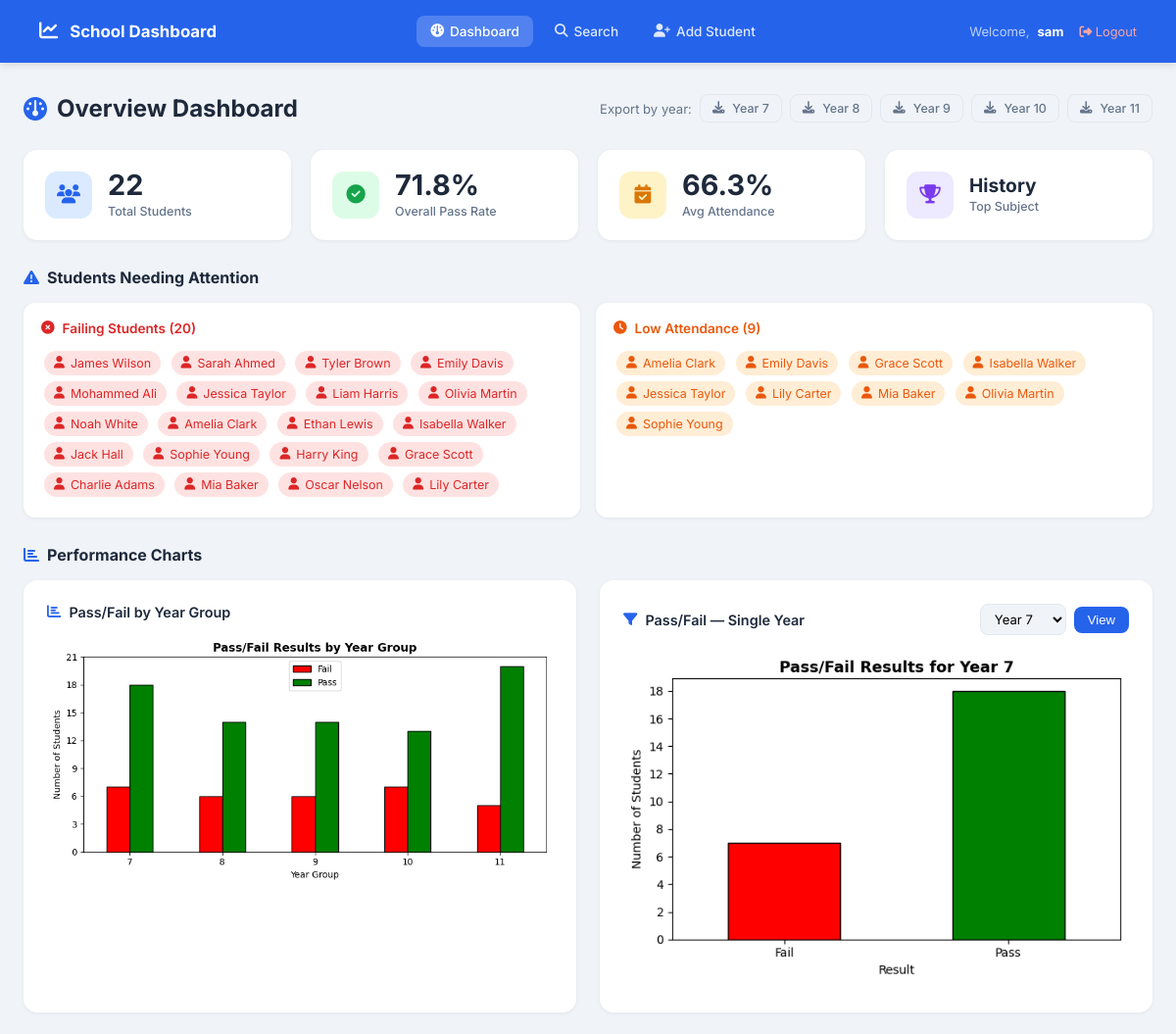
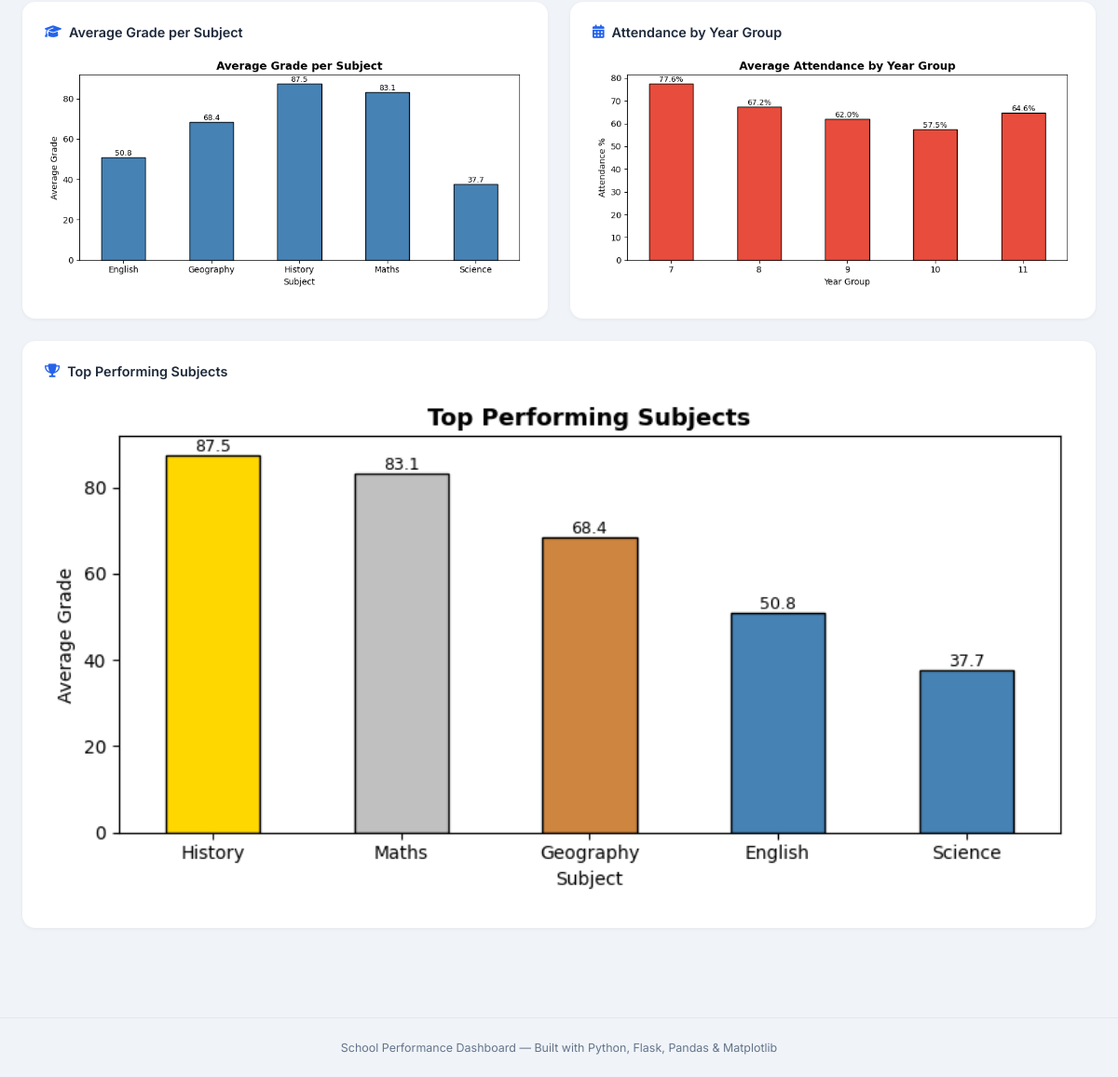
The page / (signed in) on the database its author committed (2 pictures, top to bottom).
### tables this page shows
CREATE TABLE students (
            id INTEGER PRIMARY KEY AUTOINCREMENT,
            name TEXT NOT NULL,
            year_group INTEGER NOT NULL,
            gender TEXT NOT NULL
        );

CREATE TABLE grades (
            id INTEGER PRIMARY KEY AUTOINCREMENT,
            student_id INTEGER NOT NULL,
            subject TEXT NOT NULL,
            grade INTEGER NOT NULL,
            attendance INTEGER NOT NULL,
            pass_fail TEXT NOT NULL,
            teacher TEXT NOT NULL,
            FOREIGN KEY (student_id) REFERENCES students(id)
        );

### main.py (the view)
@app.route('/', methods=['GET', 'POST'])
def dashboard():
    df = get_dataframe()
    year_groups = sorted(df['Year_Group'].unique().tolist())
    selected_year = int(request.form.get('year_group', year_groups[0]))
    total_students = df['Student_Name'].nunique()
    pass_rate = round((df[df['Pass_Fail'] == 'Pass'].shape[0] / df.shape[0]) * 100, 1)
    avg_attendance = round(df.groupby('Student_Name')['Attendance_Percentage'].first().mean(), 1)
    top_subject = df.groupby('Subject')['Grade'].mean().idxmax()
    student_attendance = df.groupby('Student_Name')['Attendance_Percentage'].first()
    low_attendance = student_attendance[student_attendance < 50].index.tolist()
    failing = df[df['Pass_Fail'] == 'Fail']['Student_Name'].unique().tolist()
    flags = list(set(low_attendance + failing))
    return render_template('dashboard.html',
        chart1=chart_pass_fail_all_years(df),
        chart2=chart_pass_fail_year(df, selected_year),
        chart3=chart_average_grades(df),
        chart4=chart_attendance(df),
        chart5=chart_top_subjects(df),
        year_groups=year_groups,
        selected_year=selected_year,
        total_students=total_students,
        pass_rate=pass_rate,
        avg_attendance=avg_attendance,
        top_subject=top_subject,
        flags=flags,
        low_attendance=low_attendance,
        failing=failing
    )

### main.py (called while the page is built)
def get_db():
    conn = sqlite3.connect(DB)
    conn.row_factory = sqlite3.Row
    return conn

def get_chart(fig):
    buf = io.BytesIO()
    fig.savefig(buf, format='png', bbox_inches='tight', dpi=100)
    buf.seek(0)
    img = base64.b64encode(buf.read()).decode('utf-8')
    plt.close(fig)
    return img

def get_dataframe():
    conn = get_db()
    df = pd.read_sql_query("""
        SELECT s.name as Student_Name, s.year_group as Year_Group, s.gender as Gender,
               g.subject as Subject, g.grade as Grade, g.attendance as Attendance_Percentage,
               g.pass_fail as Pass_Fail, g.teacher as Teacher, s.id as student_id
        FROM students s JOIN grades g ON s.id = g.student_id
    """, conn)
    conn.close()
    return df

def chart_pass_fail_all_years(df):
    extract = df.groupby(['Year_Group', 'Pass_Fail'])['Pass_Fail'].count().unstack()
    fig, ax = plt.subplots(figsize=(8, 4))
    extract.plot(kind='bar', color=['red', 'green'], edgecolor='black', ax=ax)
    ax.set_title('Pass/Fail Results by Year Group', fontsize=13, fontweight='bold')
    ax.set_xlabel('Year Group')
    ax.set_ylabel('Number of Students')
    ax.yaxis.set_major_locator(plt.MaxNLocator(integer=True))
    ax.legend(['Fail', 'Pass'])
    ax.tick_params(axis='x', rotation=0)
    fig.tight_layout()
    return get_chart(fig)

def chart_pass_fail_year(df, year):
    year_data = df[df['Year_Group'] == year]
    extract = year_data.groupby('Pass_Fail')['Pass_Fail'].count()
    fig, ax = plt.subplots(figsize=(6, 4))
    colors = ['red' if x == 'Fail' else 'green' for x in extract.index]
    extract.plot(kind='bar', color=colors, edgecolor='black', ax=ax)
    ax.set_title(f'Pass/Fail Results for Year {year}', fontsize=13, fontweight='bold')
    ax.set_xlabel('Result')
    ax.yaxis.set_major_locator(plt.MaxNLocator(integer=True))
    ax.set_ylabel('Number of Students')
    ax.tick_params(axis='x', rotation=0)
    fig.tight_layout()
    return get_chart(fig)

### templates/dashboard.html (shortened to what this page needs)
{% extends 'base.html' %}
{% block content %}
<div class="main">
    <div class="page-header">
        <div class="page-title"><i class="fa-solid fa-gauge"></i> Overview Dashboard</div>
        <div style="display:flex;gap:8px;align-items:center;">
            <span style="font-size:0.82rem;color:var(--text-mid);">Export by year:</span>
            <div class="export-row">
                {% for y in year_groups %}
                <a href="{{ url_for('export', year_group=y) }}" class="btn btn-outline" style="padding:6px 12px;font-size:0.78rem;">
                    <i class="fa-solid fa-download"></i> Year {{ y }}
                </a>
                {% endfor %}
            </div>
        </div>
    </div>
    <div class="stats-grid">
        <div class="stat-card">
            <div class="stat-icon blue"><i class="fa-solid fa-users"></i></div>
            <div><div class="stat-value">{{ total_students }}</div><div class="stat-label">Total Students</div></div>
        </div>
        <div class="stat-card">
            <div class="stat-icon green"><i class="fa-solid fa-circle-check"></i></div>
            <div><div class="stat-value">{{ pass_rate }}%</div><div class="stat-label">Overall Pass Rate</div></div>
        </div>
        <div class="stat-card">
            <div class="stat-icon gold"><i class="fa-solid fa-calendar-check"></i></div>
            <div><div class="stat-value">{{ avg_attendance }}%</div><div class="stat-label">Avg Attendance</div></div>
        </div>
        <div class="stat-card">
            <div class="stat-icon purple"><i class="fa-solid fa-trophy"></i></div>
            <div><div class="stat-value" style="font-size:1.2rem;">{{ top_subject }}</div><div class="stat-label">Top Subject</div></div>
        </div>
    </div>
    <div class="section-title"><i class="fa-solid fa-triangle-exclamation"></i> Students Needing Attention</div>
    <div class="flags-grid">
        <div class="flag-card">
            <h4 class="red"><i class="fa-solid fa-xmark-circle"></i> Failing Students ({{ failing|length }})</h4>
            {% if failing %}
                {% for name in failing %}
                <a href="{{ url_for('search') }}?q={{ name }}" class="flag-badge"><i class="fa-solid fa-user"></i> {{ name }}</a>
                {% endfor %}
            {% else %}
                <p style="color:var(--text-mid);font-size:0.85rem;">No failing students</p>
            {% endif %}
        </div>
        <div class="flag-card">
            <h4 class="orange"><i class="fa-solid fa-clock"></i> Low Attendance ({{ low_attendance|length }})</h4>
            {% if low_attendance %}
                {% for name in low_attendance %}
                <a href="{{ url_for('search') }}?q={{ name }}" class="flag-badge orange"><i class="fa-solid fa-user"></i> {{ name }}</a>
                {% endfor %}
            {% else %}
                <p style="color:var(--text-mid);font-size:0.85rem;">All attendance above 50%</p>
            {% endif %}
        </div>
    </div>
    <div class="section-title"><i class="fa-solid fa-chart-bar"></i> Performance Charts</div>
    <div class="charts-grid">
        <div class="chart-card">
            <div class="chart-header">
                <div class="chart-title"><i class="fa-solid fa-chart-bar"></i> Pass/Fail by Year Group</div>
            </div>
            <img alt="Pass Fail All Years">
        </div>
        <div class="chart-card">
            <div class="chart-header">
                <div class="chart-title"><i class="fa-solid fa-filter"></i> Pass/Fail — Single Year</div>
                <form method="POST" class="year-filter">
                    <select name="year_group">
                        {% for year in year_groups %}
                        <option value="{{ year }}" {% if year == selected_year %}selected{% endif %}>Year {{ year }}</option>
                        {% endfor %}
                    </select>
                    <button type="submit">View</button>
                </form>
            </div>
            <img alt="Pass Fail Single Year">
        </div>
        <div class="chart-card">
            <div class="chart-header">
                <div class="chart-title"><i class="fa-solid fa-graduation-cap"></i> Average Grade per Subject</div>
            </div>
            <img alt="Average Grades">
        </div>
        <div class="chart-card">
            <div class="chart-header">
                <div class="chart-title"><i class="fa-solid fa-calendar-days"></i> Attendance by Year Group</div>
            </div>
            <img alt="Attendance">
        </div>
        <div class="chart-card full">
            <div class="chart-header">
                <div class="chart-title"><i class="fa-solid fa-trophy"></i> Top Performing Subjects</div>
            </div>
            <img alt="Top Subjects">
        </div>
    </div>
</div>
{% endblock %}

### templates/base.html (shortened to what this page needs)
<!DOCTYPE html>
<html lang="en">
<head>
    <link rel="stylesheet" href="https://cdnjs.cloudflare.com/ajax/libs/font-awesome/6.5.0/css/all.min.css">
</head>
<body>
<nav class="navbar">
    <div class="nav-brand"><i class="fa-solid fa-chart-line"></i> School Dashboard</div>
    <div class="nav-links">
        <a href="{{ url_for('dashboard') }}" {% if request.endpoint == 'dashboard' %}class="active"{% endif %}>
            <i class="fa-solid fa-gauge"></i> Dashboard
        </a>
        <a href="{{ url_for('search') }}" {% if request.endpoint == 'search' %}class="active"{% endif %}>
            <i class="fa-solid fa-magnifying-glass"></i> Search
        </a>
        <a href="{{ url_for('add_student') }}" {% if request.endpoint == 'add_student' %}class="active"{% endif %}>
            <i class="fa-solid fa-user-plus"></i> Add Student
        </a>
    </div>
    {% if session.get('user_name') %}
<div class="nav-user">
    Welcome, <strong>{{ session['user_name'] }}</strong>
    <a href="{{ url_for('logout') }}" style="color:#fca5a5; margin-left:8px; font-size:0.8rem;">
        <i class="fa-solid fa-right-from-bracket"></i> Logout
    </a>
</div>
{% else %}
<a href="{{ url_for('login') }}" class="btn btn-primary" style="padding:7px 16px;font-size:0.82rem;">
    <i class="fa-solid fa-right-to-bracket"></i> Login
</a>
{% endif %}
</nav>
{% block content %}{% endblock %}
<footer>School Performance Dashboard — Built with Python, Flask, Pandas & Matplotlib</footer>
</body>
</html>

### templates/base.html (style rules this page uses)
*, *::before, *::after { box-sizing: border-box; margin: 0; padding: 0; }
:root { --bg: #f0f4f8; --surface: #ffffff; --accent: #2563eb; --accent-light: #dbeafe; --green: #16a34a; --green-light: #dcfce7; --red: #dc2626; --red-light: #fee2e2; --gold: #d97706; --gold-light: #fef3c7; --purple: #7c3aed; --purple-light: #ede9fe; --orange: #ea580c; --orange-light: #ffedd5; --text: #1e293b; --text-mid: #64748b; --border: #e2e8f0; }
body { font-family: 'Inter', sans-serif; background: var(--bg); color: var(--text); min-height: 100vh; }
a { text-decoration: none; color: inherit; }
.navbar { background: var(--accent); padding: 0 40px; display: flex; align-items: center; justify-content: space-between; height: 64px; position: sticky; top: 0; z-index: 100; box-shadow: 0 2px 8px rgba(0,0,0,0.12); }
.nav-brand { display: flex; align-items: center; gap: 12px; color: white; font-weight: 700; font-size: 1.05rem; }
.nav-brand i { font-size: 1.2rem; }
.nav-links { display: flex; align-items: center; gap: 8px; }
.nav-links a { color: rgba(255,255,255,0.85); padding: 8px 14px; border-radius: 8px; font-size: 0.85rem; font-weight: 500; transition: background 0.2s; display: flex; align-items: center; gap: 6px; }
.nav-links a.active { background: rgba(255,255,255,0.2); color: white; }
.nav-user { color: rgba(255,255,255,0.7); font-size: 0.82rem; display: flex; align-items: center; gap: 8px; }
.nav-user strong { color: white; }
.main { max-width: 1300px; margin: 0 auto; padding: 32px 24px; }
.btn { display: inline-flex; align-items: center; gap: 8px; padding: 10px 20px; border-radius: 8px; font-size: 0.85rem; font-weight: 500; cursor: pointer; border: none; transition: all 0.2s; font-family: 'Inter', sans-serif; }
.btn-outline { background: transparent; border: 1px solid var(--border); color: var(--text-mid); }
.page-header { margin-bottom: 28px; display: flex; align-items: center; justify-content: space-between; flex-wrap: wrap; gap: 12px; }
.page-title { font-size: 1.5rem; font-weight: 700; display: flex; align-items: center; gap: 10px; }
.page-title i { color: var(--accent); }
footer { text-align: center; padding: 24px; color: var(--text-mid); font-size: 0.78rem; border-top: 1px solid var(--border); margin-top: 40px; }

### rows shown on the page
students: user_name "sam"
grades: subject "History"
students: name "James Wilson"
students: name "Sarah Ahmed"
students: name "Tyler Brown"
students: name "Emily Davis"
students: name "Mohammed Ali"
students: name "Jessica Taylor"
students: name "Liam Harris"
students: name "Olivia Martin"
students: name "Noah White"
students: name "Amelia Clark"
students: name "Ethan Lewis"
students: name "Isabella Walker"
students: name "Jack Hall"
students: name "Sophie Young"
students: name "Harry King"
students: name "Grace Scott"
students: name "Charlie Adams"
students: name "Mia Baker"
students: name "Oscar Nelson"
students: name "Lily Carter"

### other values the page prints
{{ y }} "7" "8" "9" "10" "11"
{{ total_students }} "22"
{{ pass_rate }} "71.8"
{{ avg_attendance }} "66.3"
{{ failing|length }} "20"
{{ low_attendance|length }} "9"
